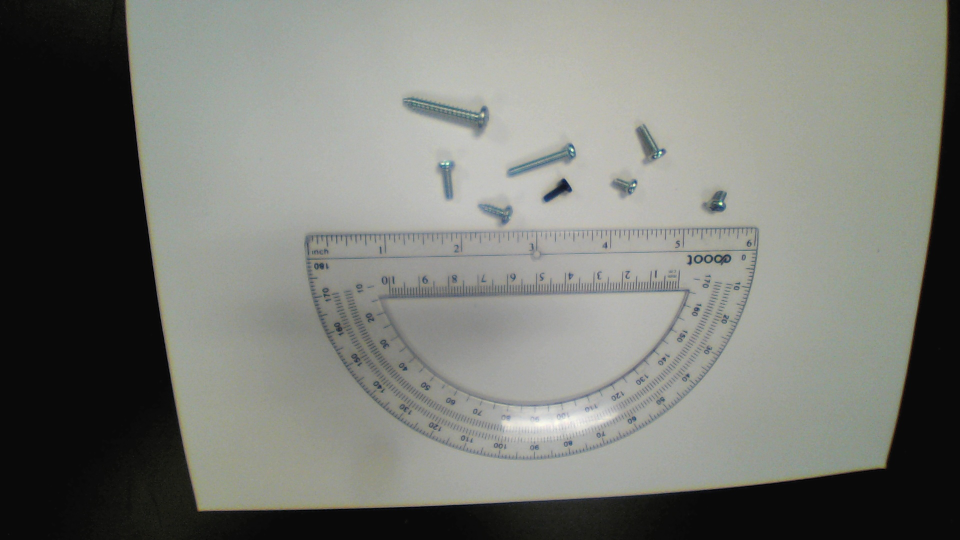
#> input picture ruler-reference.jpg, 1920 x 1080 px (shown at 1/2 size)
$ python app.py --image ruler-reference.jpg
#> lines starting #> are read from the running program, lines starting #| are printed output that depends on the picture; after the words box and inside, x2 and y2 are one past the last pixel; in counts of white or black regions, pixels touching at a corner belong together
### vision.py
"""Silhouette measurements in calibrated planar millimetres."""
import cv2
import numpy as np

def profile_measure(points):
    points=np.asarray(points,np.float32).reshape(-1,2)
    rect=cv2.minAreaRect(points)
    box=cv2.boxPoints(rect)
    edges=np.roll(box,-1,axis=0)-box
    axis=edges[np.argmax(np.linalg.norm(edges,axis=1))]
    axis=axis/np.linalg.norm(axis)
    across=np.array([-axis[1],axis[0]])
    uv=np.stack([points@axis,points@across],axis=1)
    uv-=uv.min(axis=0)
    length=float(uv[:,0].max())
    if not 4<length<80: return None
    # Rasterize the whole outline so profile bins do not depend on sparse
    # contour vertices, which formerly made flat tips look pointed.
    scale=12.
    raster=np.zeros((int(uv[:,1].max()*scale)+5,int(length*scale)+5),np.uint8)
    cv2.fillPoly(raster,[np.round(uv*scale+2).astype(np.int32)],255)
    widths=[]
    for col in raster.T:
        ys=np.flatnonzero(col)
        if len(ys): widths.append((ys[-1]-ys[0]+1)/scale)
    widths=np.array(widths)
    if len(widths)<20: return None
    widths=np.array([np.median(widths[max(0,i-2):i+3]) for i in range(len(widths))])
    n=len(widths); end=max(3,int(n*.24))
    if np.quantile(widths[:end],.85)<np.quantile(widths[-end:],.85): widths=widths[::-1]
    shaft=widths[int(n*.35):int(n*.80)]
    diameter=float(np.quantile(shaft,.6))
    head=float(np.quantile(widths[:end],.85))
    if not 1<diameter<12 or length/diameter<1.6 or not 1.22<head/diameter<3.5: return None
    # Reject branching silhouettes, touching pieces and broad shadow blobs.
    if np.quantile(shaft,.9)/max(np.quantile(shaft,.2),.1)>1.65: return None
    tip=float(np.median(widths[int(n*.92):int(n*.98)]))/diameter
    shoulder=float(np.median(widths[int(n*.78):int(n*.88)]))/diameter
    pointed=(tip<.48 and shoulder<.91) or (tip<.66 and shoulder<.96 and length/diameter>4.5)
    if pointed: kind='Pointed screw (likely)'
    elif tip>.68: kind='Bolt / machine screw'
    else: kind='Fastener — tip unclear'
    peak=int(np.argmax(widths[:int(n*.35)]))
    start=max(peak+1,int(n*.04)); end_head=None
    run=max(3,int(n*.04))
    for i in range(start,int(n*.45)):
        if np.all(widths[i:i+run]<diameter*1.22): end_head=i; break
    if end_head is None: return None
    end_head=max(end_head,int(n*max(.8,head*.18)/length))
    shank=length*(n-end_head)/n
    if shank<1.5: return None
    # Strong width variation signals poor focus, reflection or overlapping parts.
    spread=float(np.quantile(shaft,.9)-np.quantile(shaft,.1))
    return {'type':kind,'diameter_mm':round(diameter,2),'under_head_length_mm':round(shank,1),
            'overall_length_mm':round(length,1),'head_diameter_mm':round(head,1),
            'confidence':'clear outline' if spread<diameter*.22 else 'outline uncertain',
            'tip_ratio':round(tip,2),'shoulder_ratio':round(shoulder,2)}

def detect(gray,transform,card,cfg,frame=None):
    smooth=cv2.GaussianBlur(gray,(3,3),0)
    # Reconstruct local paper brightness; use stronger contrast than the old
    # edge detector so soft shadows are less likely to inflate diameters.
    background=cv2.morphologyEx(smooth,cv2.MORPH_CLOSE,cv2.getStructuringElement(cv2.MORPH_ELLIPSE,(91,91)))
    contrast=cv2.subtract(background,smooth)
    mask=np.uint8(contrast>cfg['threshold'])*255
    if frame is not None:
        chroma=frame[:,:,0].astype(np.float32)-frame[:,:,2].astype(np.float32)
        chroma-=cv2.GaussianBlur(chroma,(91,91),0)
        mask=np.uint8(((contrast>18)&(chroma>7)) | (contrast>max(75,cfg['threshold']+25)))*255
    mask=cv2.morphologyEx(mask,cv2.MORPH_CLOSE,np.ones((3,3),np.uint8))
    excluded=np.zeros_like(mask); cv2.fillConvexPoly(excluded,card.astype(np.int32),255)
    excluded=cv2.dilate(excluded,np.ones((15,15),np.uint8)); mask[excluded>0]=0
    contours,_=cv2.findContours(mask,cv2.RETR_EXTERNAL,cv2.CHAIN_APPROX_NONE)
    found=[]
    for c in contours:
        if not 100<cv2.contourArea(c)<12000: continue
        x,y,w,h=cv2.boundingRect(c)
        if x<5 or y<5 or x+w>gray.shape[1]-5 or y+h>gray.shape[0]-5: continue
        pts=cv2.perspectiveTransform(c.astype(np.float32),transform)
        item=profile_measure(pts)
        if item is None:
            sides=cv2.minAreaRect(pts)[1]
            length=max(sides); breadth=min(sides)
            if 3<length<14 and 1.2<breadth<9 and length/max(breadth,.1)>1.15:
                item={'type':'Short fastener — shaft unclear','diameter_mm':None,
                      'under_head_length_mm':None,'overall_length_mm':round(float(length),1),
                      'head_diameter_mm':None,'confidence':'not enough shaft visible'}
        if item:
            item['box']=[x,y,w,h]; found.append(item)
    return sorted(found,key=lambda item:(item['box'][1]//60,item['box'][0]))

def size_label(item):
    diameter=item['diameter_mm']
    if diameter is None: return f"~{item['overall_length_mm']:.1f} mm overall"
    standards=np.array([1.6,2,2.5,3,4,5,6,8,10,12])
    candidates=standards[abs(standards-diameter)<max(.35,diameter*.12)]
    nominal=item['type']=='Bolt / machine screw' and len(candidates)>0
    size='~'+'/'.join(f'M{n:g}' for n in candidates) if nominal else f'~{diameter:.1f} mm dia'
    return size+f" x ~{item['under_head_length_mm']:.1f} mm"

class Stabilizer:
    def __init__(self): self.tracks=[]; self.next_id=1
    # [20 lines left out: function update, not called in this run]

### app.py
import sys, json, time, threading, argparse
from pathlib import Path
from http.server import ThreadingHTTPServer, BaseHTTPRequestHandler
ROOT=Path(__file__).resolve().parent
if sys.platform == 'win32':
    sys.path.insert(0,str(ROOT/'vendor'))
import cv2
import numpy as np
from vision import detect, size_label, Stabilizer
from ruler import RulerTracker
from camera import open_camera

config={'camera':1,'card_width':32.,'card_height':24.,'corners':None,'threshold':32, 'scale_mode':'ruler','ruler_points':[[795,554],[1397,532]],'ruler_mm':101.6,'roi':[790,255,630,280], 'follow_ruler':True,'auto_area':True}
settings=ROOT/'calibration.json'
config['camera_source']=None
if settings.exists():
    config.update(json.loads(settings.read_text()))
#> (reads calibration.json from the repository)
lock=threading.Lock()
state={'jpeg':None,'results':[],'status':'Starting camera'}
stop=threading.Event()

# [4 lines left out: function order, not called in this run]

def analyze(frame,cfg):
    out=frame.copy(); gray=cv2.cvtColor(frame,cv2.COLOR_BGR2GRAY)
    auto=False
    if cfg.get('scale_mode')=='ruler':
        marks=cfg.get('ruler_points')
        if marks is None: return out,[], 'Click two ruler marks and enter their distance to calibrate'
        a,b=np.array(marks,np.float32)
        distance=float(np.linalg.norm(b-a))
        if distance<20 or cfg['ruler_mm']<=0: return out,[], 'Calibration span is too short'
        scale=cfg['ruler_mm']/distance
        transform=np.array([[scale,0,0],[0,scale,0],[0,0,1]],np.float32)
        p=np.zeros((4,2),np.float32)
        cv2.line(out,tuple(a.astype(int)),tuple(b.astype(int)),(50,230,120),3)
        cv2.putText(out,f"Ruler span {cfg['ruler_mm']:g} mm",tuple(a.astype(int)-[0,15]),cv2.FONT_HERSHEY_SIMPLEX,.65,(50,230,120),2)
        status='Ruler calibrated | keep camera fixed and ruler beside parts'
    else:
        corners=cfg['corners']
        if corners is None:
            mask=cv2.inRange(gray,0,105)
            contours,_=cv2.findContours(mask,cv2.RETR_EXTERNAL,cv2.CHAIN_APPROX_SIMPLE)
            candidates=[]
            for c in contours:
                area=cv2.contourArea(c); rect=cv2.minAreaRect(c); a,b=rect[1]
                if min(a,b)<35 or not 2500<area<gray.size*.08: continue
                if 1.15<max(a,b)/min(a,b)<1.65 and area/(a*b)>.75:
                    candidates.append((area,cv2.boxPoints(rect)))
            if candidates: corners=order(max(candidates,key=lambda x:x[0])[1]); auto=True
        if corners is None: return out,[], 'Scale missing: calibrate a ruler span or SD rectangle'
        p=order(corners); w,h=cfg['card_width'],cfg['card_height']
        if np.linalg.norm(p[1]-p[0])<np.linalg.norm(p[3]-p[0]): w,h=h,w
        transform=cv2.getPerspectiveTransform(p,np.array([[0,0],[w,0],[w,h],[0,h]],np.float32))
        cv2.polylines(out,[p.astype(np.int32)],True,(0,220,100),2)
        status='SD scale '+('automatic' if auto else 'manual')
    results=detect(gray,transform,p,cfg,frame)
    roi=cfg.get('roi')
    if roi:
        rx,ry,rw,rh=roi
        results=[item for item in results if rx<=item['box'][0] and ry<=item['box'][1] and item['box'][0]+item['box'][2]<=rx+rw and item['box'][1]+item['box'][3]<=ry+rh]
        cv2.rectangle(out,(rx,ry),(rx+rw,ry+rh),(180,150,70),1)
    for i,item in enumerate(results): item.update(id=i+1,size=size_label(item))
    return out,results,status

def annotate(out,results):
    for item in results:
        x,y,w,h=item['box']
        cv2.rectangle(out,(x,y),(x+w,y+h),(40,180,255),2)
        cv2.putText(out,f"{item['id']}: {item['size']}",(max(0,x-20),max(22,y-10)),cv2.FONT_HERSHEY_SIMPLEX,.5,(0,90,240),2)
    return out

# [45 lines left out: function camera_loop, not called in this run]

class Handler(BaseHTTPRequestHandler):
    def log_message(self,*args): pass
    # [37 lines left out: functions do_GET, do_POST, not called in this run]

if __name__=='__main__':
    parser=argparse.ArgumentParser()
    parser.add_argument('--image')
    parser.add_argument('--host',default='127.0.0.1',help='Use 0.0.0.0 for access on a trusted LAN')
    parser.add_argument('--port',type=int,default=8765)
    parser.add_argument('--camera-backend',choices=('auto','opencv','picamera2'),default='auto',help='Default: Pi Camera first, then USB webcams; use picamera2 or opencv to force one backend')
    parser.add_argument('--camera',type=int,help='Camera index; in auto mode, preferred USB index (Pi Camera always has priority)')
    parser.add_argument('--width',type=int,help='Output width (auto/Pi Camera: 1280, forced USB: 1920)')
    parser.add_argument('--height',type=int,help='Output height (auto/Pi Camera: 960, forced USB: 1080); use 4:3 for the V2 full view')
    parser.add_argument('--reset-calibration',action='store_true',help='Start with no scale or parts area; calibrate in the browser')
    args=parser.parse_args()
    if args.width is None: args.width=1920 if args.camera_backend=='opencv' else 1280
    if args.height is None: args.height=1080 if args.camera_backend=='opencv' else 960
    if args.width<=0 or args.height<=0: parser.error('Width and height must be positive')
    if args.camera is not None and args.camera<0: parser.error('Camera index must be nonnegative')
    if not 1<=args.port<=65535: parser.error('Port must be between 1 and 65535')
    if args.camera is not None: config['camera']=args.camera
    elif args.camera_backend in ('auto','picamera2'): config['camera']=0
    if args.camera_backend!='auto': config['camera_source']=None
    if args.reset_calibration:
        config.update(scale_mode='ruler',ruler_points=None,corners=None,roi=None)
    if args.image:
        out,results,status=analyze(cv2.imread(args.image),config)
#> in analyze, out is the input picture: shape (1080, 1920, 3); mean B, G, R 116.8, 122.8, 120.9
#> in detect, `background=cv2.morphologyEx(smooth,cv2.MORPH_CLOSE,cv2.getStructuringE..`:
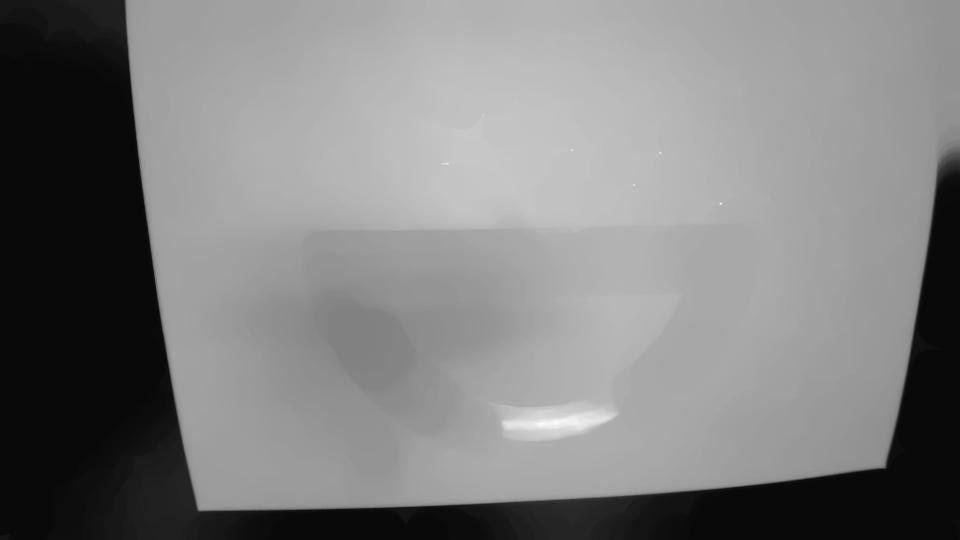
#> background: shape (1080, 1920) (shown at 1/2 size); min 9, max 250, mean 126.5
#> in detect, `contrast=cv2.subtract(background,smooth)`:
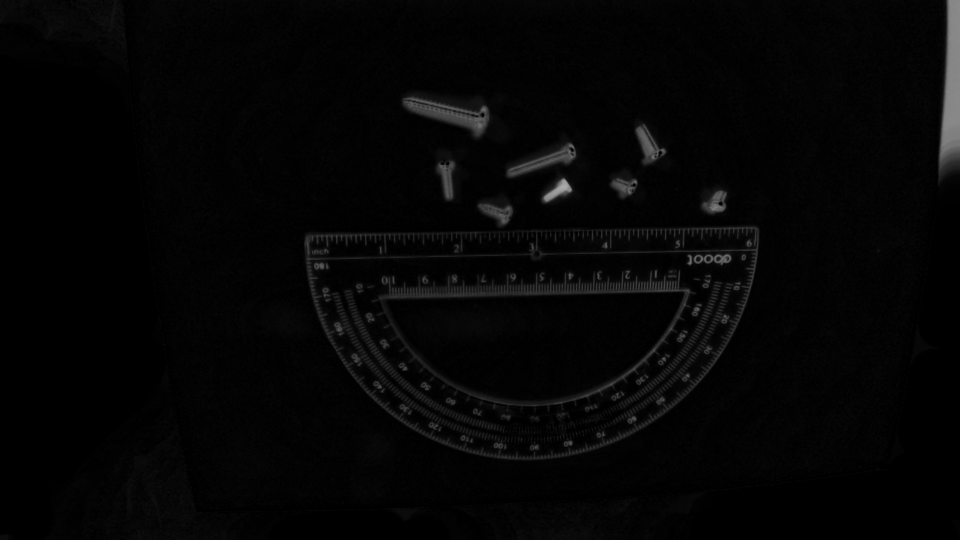
#> contrast: shape (1080, 1920) (shown at 1/2 size); min 0, max 171, mean 4.9
#> in detect, `mask=np.uint8(contrast>cfg['threshold'])*255`:
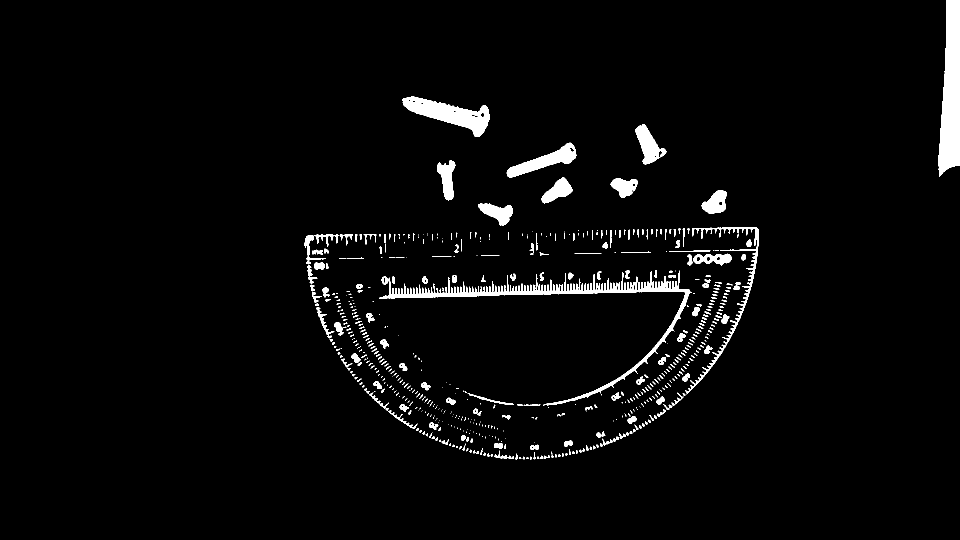
#> mask: shape (1080, 1920) (shown at 1/2 size); 3.1% white; 625 white regions (367 under 20 px), largest, box (x1, y1, x2, y2) and area: (1877, 0, 1920, 354) 11298, (759, 541, 1384, 811) 11005, (805, 192, 979, 274) 6013
#> in detect, `chroma=frame[:,:,0].astype(np.float32)-frame[:,:,2].astype(np.float32)`:
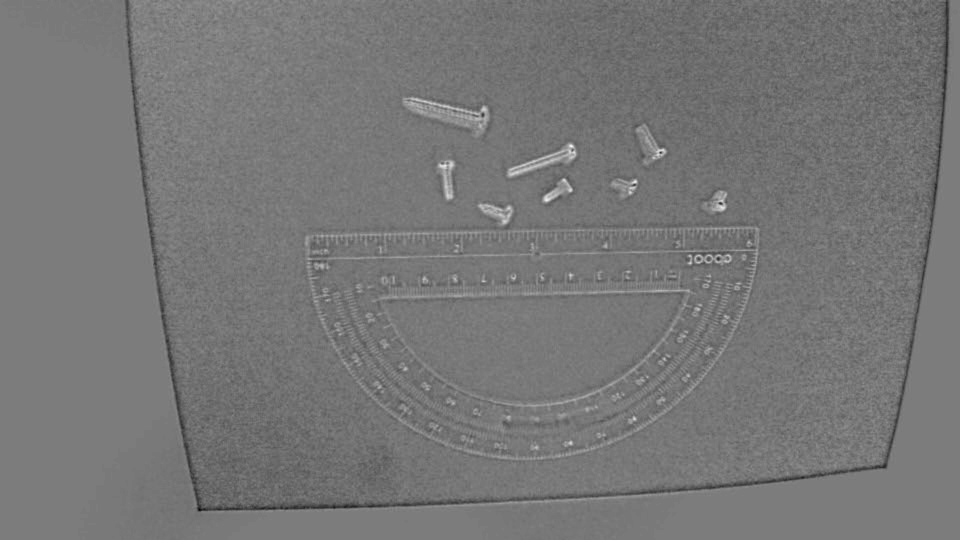
#> chroma: shape (1080, 1920) float32 (shown at 1/2 size); min -89, max 93, mean -4.1; drawn with min black and max white
#> in detect, `mask=np.uint8(((contrast>18)&(chroma>7)) | (contrast>max(75,cfg['thres..`: mask: shape (1080, 1920); 3% white; 690 white regions (355 under 20 px), largest, box (x1, y1, x2, y2) and area: (1878, 0, 1920, 366) 9689, (805, 194, 978, 275) 3520, (976, 601, 1381, 813) 2744
#> in detect, `mask=cv2.morphologyEx(mask,cv2.MORPH_CLOSE,np.ones((3,3),np.uint8))`: mask: shape (1080, 1920); 3.1% white; 538 white regions (274 under 20 px), largest, box (x1, y1, x2, y2) and area: (1878, 0, 1920, 366) 9714, (805, 194, 978, 275) 3794, (1357, 453, 1519, 683) 2897
#> in detect, `cv2.fillConvexPoly(excluded, card.astype(np.int32), 255)`:
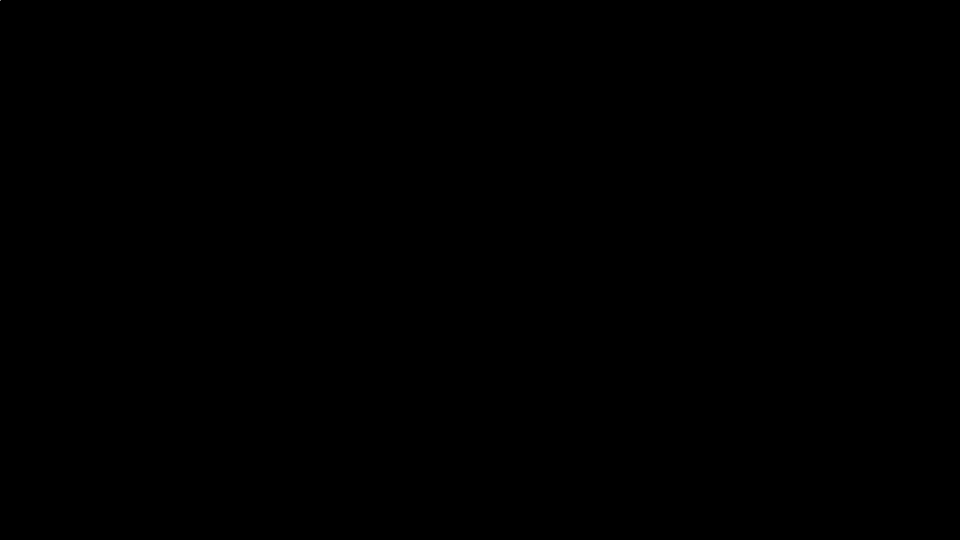
#> excluded: shape (1080, 1920) (shown at 1/2 size); 0% white in thin lines or dots, all inside (x1, y1, x2, y2) = (0, 0, 1, 1)
#> in detect, `contours,_=cv2.findContours(mask,cv2.RETR_EXTERNAL,cv2.CHAIN_APPROX_NO..`: contours = 538 contours, 356 with area under 20; largest, box (x1, y1, x2, y2) and area: (1878, 0, 1920, 366) 9323, (805, 194, 978, 275) 4735, (1014, 286, 1153, 355) 2604, (974, 601, 1381, 813) 2243, (1357, 453, 1519, 683) 2174
#> the loop in detect, `for c in contours:` made 538 passes
#> (x, y, w, h, rect in profile_measure, axis in profile_measure, across in profile_measure) on passes 2, 18, 30: (975, 906, 153, 14, ((177.1, 153.8), (25.61, 2.13), -0.382), [1, -0.00667], [0.00667, 1]), (922, 870, 24, 16, ((157.3, 147.8), (1.96, 4.2), -76.76), [-0.973, -0.229], [0.229, -0.973]), (1131, 862, 134, 50, ((201.7, 149.6), (23.68, 2.41), -16.28), [0.96, -0.28], [0.28, 0.96])
#> (x, y, w, h, rect in profile_measure, edges in profile_measure, axis in profile_measure, across in profile_measure) on passes 5, 53: (1061, 889, 18, 11, ((180.2, 150.6), (1.68, 2.86), -90), [[-2.86, 0], [0, -1.68], [2.86, 0], [0, 1.68]], [-1, 0], [0, -1]), (858, 845, 19, 15, ((146, 143.4), (2.05, 2.9), -60.26), [[-2.52, -1.44], [1.02, -1.78], [2.52, 1.44], [-1.02, 1.78]], [-0.868, -0.496], [0.496, -0.868])
#> after the loop in detect, `for c in contours:`: breadth = 7.11; found = 43 items; length = 8.27; sides = (7.11, 8.27)
#> in analyze, `results=detect(gray,transform,p,cfg,frame)`: results = 43 items
#> in analyze, `results=[item for item in results if rx<=item['box'][0] and ry<=item['..`: results = 8 items
#> in analyze, `cv2.rectangle(out,(rx,ry),(rx+rw,ry+rh),(180,150,70),1)`:
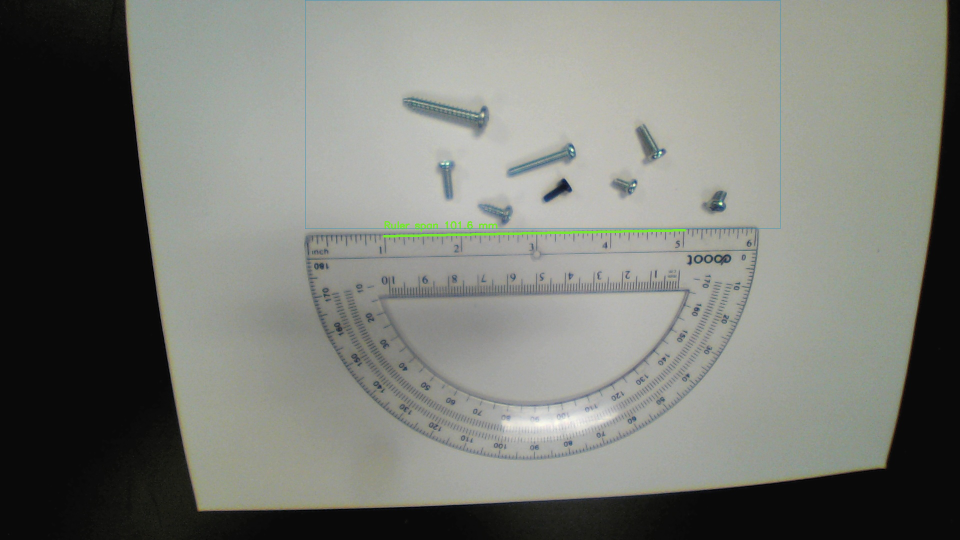
#> out: shape (1080, 1920, 3) (shown at 1/2 size); mean B, G, R 116.6, 122.9, 120.6
#> the loop in analyze, `for i,item in enumerate(results): item.update(id=i+1,size=size_label(i..` made 8 passes
#> (diameter in size_label, candidates in size_label, nominal in size_label) on passes 1, 2, 3, 4, 5, 7: (5, [5], False), (2.92, [3], True), (4.08, [4], True), (2.5, [2.5], True), (2.67, [2.5, 3], False), (3.17, [3], False)
#> (diameter in size_label, nominal in size_label) on pass 6: (3.5, False)
#> results = 8 items
        cv2.imwrite(str(ROOT/'analysis.jpg'),annotate(out,results))
#> the loop in annotate, `for item in results:` made 8 passes
#> (x, y, w, h) on passes 1 to 8: (805, 194, 173, 81), (1014, 286, 139, 69), (1271, 248, 63, 82), (875, 320, 35, 81), (1084, 356, 62, 50), (1221, 357, 55, 34), (955, 407, 72, 44), (1403, 381, 52, 43)
#> after the loop in annotate, `for item in results:`:
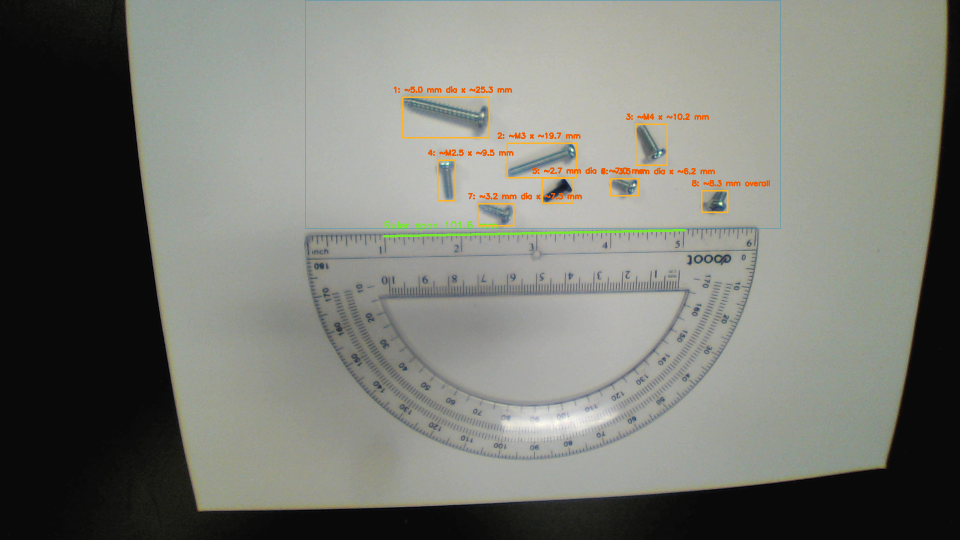
#> out: shape (1080, 1920, 3) (shown at 1/2 size); 0.7% of pixels changed, all inside (x1, y1, x2, y2) = (787, 172, 1540, 453)
        print(json.dumps({'status':status,'results':results},indent=2))
#> (printed output is left out)
    else:
        with ThreadingHTTPServer((args.host,args.port),Handler) as server:
            worker=threading.Thread(target=camera_loop,args=(args.width,args.height,args.camera_backend),daemon=True)
            worker.start()
            print(f'Fastener CV: http://{args.host}:{args.port} ({args.camera_backend}, camera {config["camera"]})',flush=True)
            try: server.serve_forever()
            except KeyboardInterrupt: pass
            finally:
                stop.set()
                worker.join(timeout=5)
